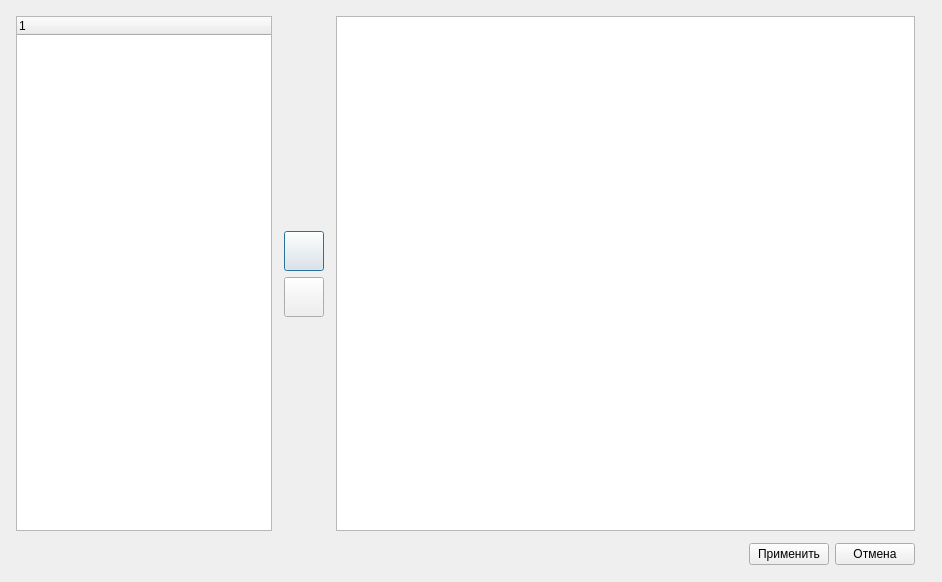
<?xml version="1.0" encoding="UTF-8"?>
<ui version="4.0">
 <class>ScheduleSelectElements</class>
 <widget class="QDialog" name="ScheduleSelectElements">
  <property name="geometry">
   <rect>
    <x>0</x>
    <y>0</y>
    <width>942</width>
    <height>582</height>
   </rect>
  </property>
  <property name="windowTitle">
   <string>Dialog</string>
  </property>
  <widget class="QWidget" name="verticalLayoutWidget">
   <property name="geometry">
    <rect>
     <x>10</x>
     <y>10</y>
     <width>911</width>
     <height>561</height>
    </rect>
   </property>
   <layout class="QVBoxLayout" name="mainLayout">
    <item>
     <layout class="QVBoxLayout" name="verticalLayout_2">
      <property name="leftMargin">
       <number>0</number>
      </property>
      <property name="bottomMargin">
       <number>6</number>
      </property>
      <item>
       <layout class="QHBoxLayout" name="horizontalLayout" stretch="0,0,1">
        <property name="margin">
         <number>6</number>
        </property>
        <item>
         <widget class="QTreeWidget" name="twObjects">
          <property name="editTriggers">
           <set>QAbstractItemView::NoEditTriggers</set>
          </property>
          <property name="expandsOnDoubleClick">
           <bool>false</bool>
          </property>
          <column>
           <property name="text">
            <string notr="true">1</string>
           </property>
          </column>
         </widget>
        </item>
        <item>
         <layout class="QVBoxLayout" name="verticalLayout">
          <property name="leftMargin">
           <number>6</number>
          </property>
          <property name="rightMargin">
           <number>6</number>
          </property>
          <item>
           <spacer name="verticalSpacer">
            <property name="orientation">
             <enum>Qt::Vertical</enum>
            </property>
            <property name="sizeHint" stdset="0">
             <size>
              <width>20</width>
              <height>40</height>
             </size>
            </property>
           </spacer>
          </item>
          <item>
           <widget class="QPushButton" name="cmdSelect">
            <property name="minimumSize">
             <size>
              <width>0</width>
              <height>40</height>
             </size>
            </property>
            <property name="text">
             <string/>
            </property>
            <property name="icon">
             <iconset resource="resources.qrc">
              <normaloff>:/icons/images/forward.png</normaloff>:/icons/images/forward.png</iconset>
            </property>
           </widget>
          </item>
          <item>
           <widget class="QPushButton" name="cmdDeselect">
            <property name="minimumSize">
             <size>
              <width>0</width>
              <height>40</height>
             </size>
            </property>
            <property name="text">
             <string/>
            </property>
            <property name="icon">
             <iconset resource="resources.qrc">
              <normaloff>:/icons/images/deselect.png</normaloff>:/icons/images/deselect.png</iconset>
            </property>
           </widget>
          </item>
          <item>
           <spacer name="verticalSpacer_2">
            <property name="orientation">
             <enum>Qt::Vertical</enum>
            </property>
            <property name="sizeHint" stdset="0">
             <size>
              <width>20</width>
              <height>40</height>
             </size>
            </property>
           </spacer>
          </item>
         </layout>
        </item>
        <item>
         <widget class="QTableWidget" name="twSelected">
          <property name="editTriggers">
           <set>QAbstractItemView::NoEditTriggers</set>
          </property>
          <property name="selectionMode">
           <enum>QAbstractItemView::MultiSelection</enum>
          </property>
          <property name="selectionBehavior">
           <enum>QAbstractItemView::SelectRows</enum>
          </property>
          <property name="horizontalScrollMode">
           <enum>QAbstractItemView::ScrollPerPixel</enum>
          </property>
          <attribute name="verticalHeaderDefaultSectionSize">
           <number>20</number>
          </attribute>
         </widget>
        </item>
       </layout>
      </item>
      <item>
       <layout class="QHBoxLayout" name="horizontalLayout_2">
        <property name="topMargin">
         <number>0</number>
        </property>
        <property name="rightMargin">
         <number>6</number>
        </property>
        <item>
         <spacer name="horizontalSpacer">
          <property name="orientation">
           <enum>Qt::Horizontal</enum>
          </property>
          <property name="sizeHint" stdset="0">
           <size>
            <width>40</width>
            <height>20</height>
           </size>
          </property>
         </spacer>
        </item>
        <item>
         <widget class="QPushButton" name="cmdSave">
          <property name="text">
           <string>Применить</string>
          </property>
         </widget>
        </item>
        <item>
         <widget class="QPushButton" name="pushButton">
          <property name="text">
           <string>Отмена</string>
          </property>
         </widget>
        </item>
       </layout>
      </item>
     </layout>
    </item>
   </layout>
  </widget>
 </widget>
 <resources>
  <include location="resources.qrc"/>
 </resources>
 <connections>
  <connection>
   <sender>pushButton</sender>
   <signal>clicked()</signal>
   <receiver>ScheduleSelectElements</receiver>
   <slot>reject()</slot>
   <hints>
    <hint type="sourcelabel">
     <x>866</x>
     <y>553</y>
    </hint>
    <hint type="destinationlabel">
     <x>300</x>
     <y>718</y>
    </hint>
   </hints>
  </connection>
  <connection>
   <sender>cmdSelect</sender>
   <signal>clicked()</signal>
   <receiver>ScheduleSelectElements</receiver>
   <slot>itemSelect()</slot>
   <hints>
    <hint type="sourcelabel">
     <x>294</x>
     <y>248</y>
    </hint>
    <hint type="destinationlabel">
     <x>240</x>
     <y>721</y>
    </hint>
   </hints>
  </connection>
  <connection>
   <sender>cmdDeselect</sender>
   <signal>clicked()</signal>
   <receiver>ScheduleSelectElements</receiver>
   <slot>itemRemove()</slot>
   <hints>
    <hint type="sourcelabel">
     <x>300</x>
     <y>296</y>
    </hint>
    <hint type="destinationlabel">
     <x>272</x>
     <y>736</y>
    </hint>
   </hints>
  </connection>
  <connection>
   <sender>cmdSave</sender>
   <signal>clicked()</signal>
   <receiver>ScheduleSelectElements</receiver>
   <slot>saveChanges()</slot>
   <hints>
    <hint type="sourcelabel">
     <x>765</x>
     <y>554</y>
    </hint>
    <hint type="destinationlabel">
     <x>410</x>
     <y>756</y>
    </hint>
   </hints>
  </connection>
 </connections>
 <slots>
  <slot>itemSelect()</slot>
  <slot>itemRemove()</slot>
  <slot>saveChanges()</slot>
 </slots>
</ui>
